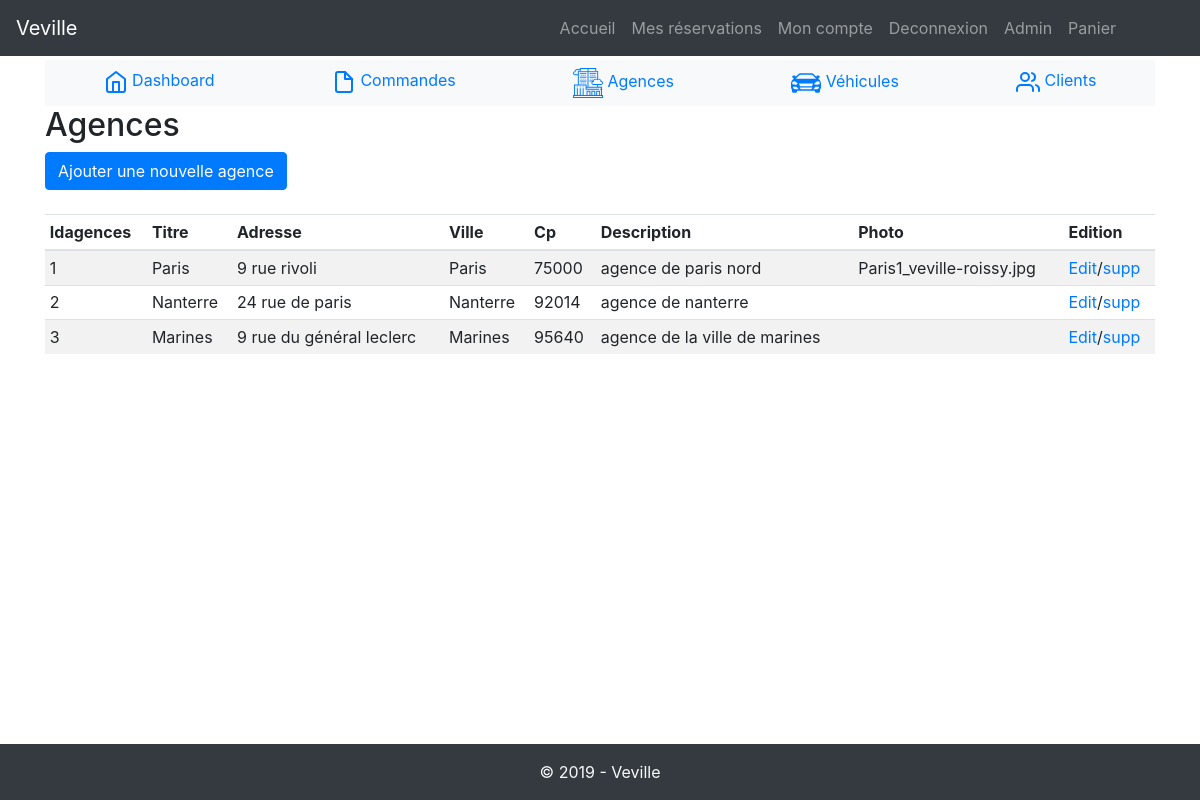
Page /admin/agence.php (signed in) on the committed database.
### tables this page shows
CREATE TABLE IF NOT EXISTS `agences` (
  `idagences` int(10) UNSIGNED NOT NULL AUTO_INCREMENT,
  `titre` varchar(200) NOT NULL,
  `adresse` varchar(50) NOT NULL,
  `ville` varchar(50) NOT NULL,
  `cp` int(3) NOT NULL,
  `description` text NOT NULL,
  `photo` varchar(200) NOT NULL,
  PRIMARY KEY (`idagences`)
);

### inc/function.php (called while the page is built, shortened)
<?php
function execReq( $req, $params=array() ){
    global $pdo;
    $r = $pdo->prepare($req);
    $r->execute();
    return $r;
};

### admin/agence.php (the view, shortened to what this page needs)
<?php
require_once('../inc/header.php');
?>
<div role="main">
    <h2>Agences</h2>
    <a href="?action=ajout" class="btn btn-primary mb-4">Ajouter une nouvelle agence</a>
    <div class="table-responsive overflow-auto">
    <table class="table table-striped table-sm">
        <?php $commande = execReq( "SELECT * FROM agences"); ?>
        <thead>
            <tr>
            <?php
            for($i=0;$i<$commande->columnCount();$i++){
                $colonne = $commande->getColumnMeta($i);
                ?>
                    <th><?= ucfirst($colonne['name']) ?></th>
                <?php
            } ?>
            <th>Edition</th>
            </tr>
        </thead>
        <tbody>
            <?php while( $ligne = $commande->fetch()){
                ?><tr><?php
                foreach($ligne as $key => $value){?>
                    <td><?= $value ?></td><?php
                }
                ?><td><a href="?action=edit&id=<?= $ligne['idagences'] ?>">Edit</a>/<a href="?action=supp&id=<?= $ligne['idagences'] ?>">supp</a></td><?php
            } ?>
            </tr>
        </tbody>
    </table>
</div>
<?php
require_once('../inc/footer.php');

### rows in the picture
agences: idagences "1", titre "Paris", adresse "9 rue rivoli", ville "Paris", cp "75000", description "agence de paris nord", photo "Paris1_veville-roissy.jpg"
agences: idagences "2", titre "Nanterre", adresse "24 rue de paris", ville "Nanterre", cp "92014", description "agence de nanterre"
agences: idagences "3", titre "Marines", adresse "9 rue du général leclerc", ville "Marines", cp "95640", description "agence de la ville de marines"

### other values in the picture
$colonne['name'] "Idagences"
$colonne['name'] "Titre"
$colonne['name'] "Adresse"
$colonne['name'] "Ville"
$colonne['name'] "Cp"
$colonne['name'] "Description"
$colonne['name'] "Photo"
